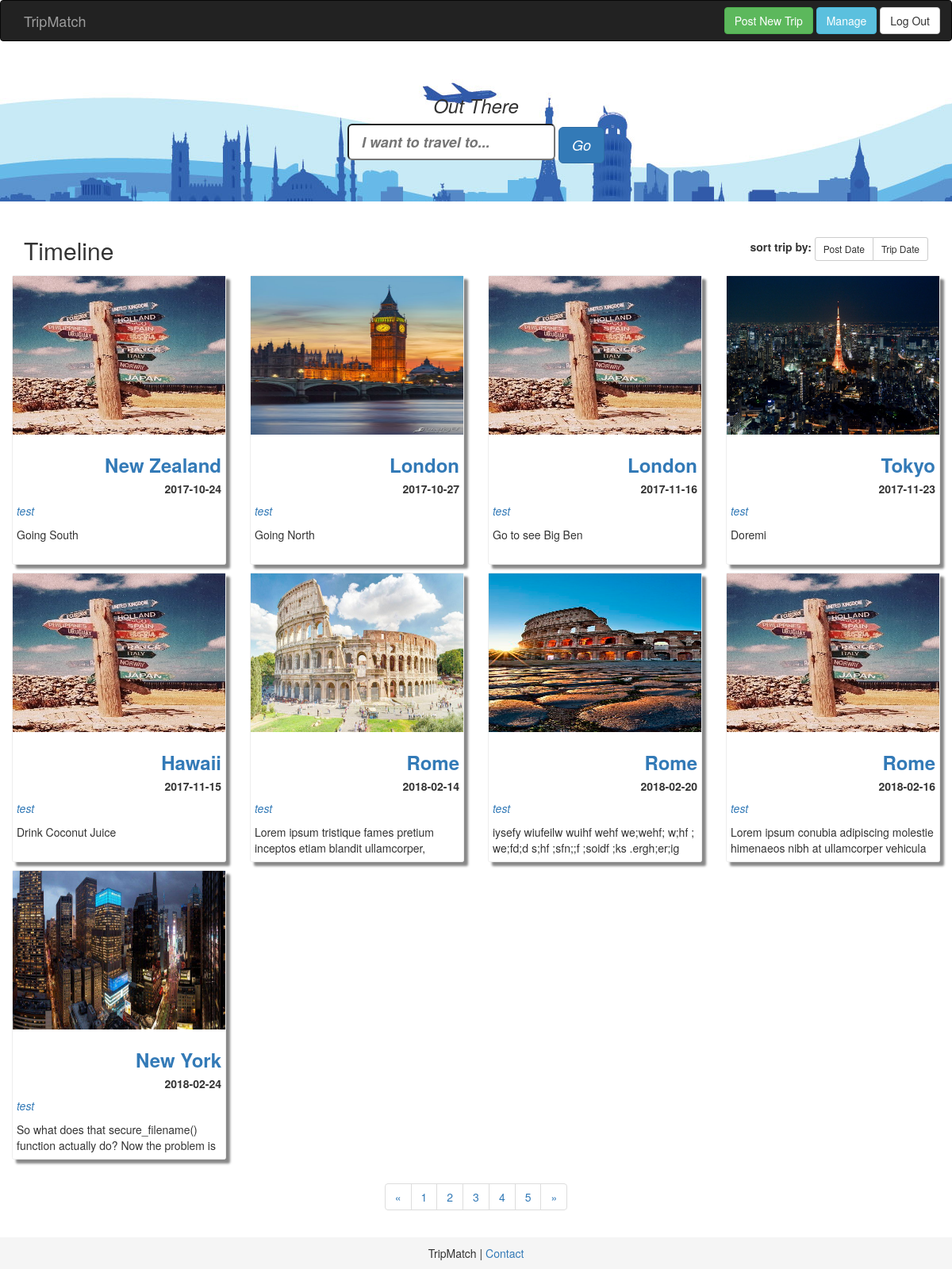
The page / (signed in) on the database its author committed.
### tripmatch/model/tripmatch_model.py (models this page shows, shortened)
class TripDetails(Base):
    __tablename__ = 'trip_details'
    id = Column(Integer, primary_key=True)
    user_id = Column(Integer, ForeignKey('users.id'))
    destination_id = Column(Integer, ForeignKey('destinations.id'))
    duration = Column(String, nullable=True)
    date_start = Column(String, nullable=False)
    companions = Column(Integer, nullable=False)
    city_takeoff = Column(String, nullable=True)
    expected_group_size = Column(Integer, nullable=True)
    notes = Column(String, nullable=True)
    date_create = Column(String, nullable=False)
    contact = Column(String, nullable=True)
    img_name = Column(String, nullable=True)
    users = relationship('Users', back_populates='trip_details')
    destinations = relationship('Destinations', back_populates='trip_details')
    waitinglist = relationship('Waitinglist', back_populates='trip_details')

class Destinations(Base):
    __tablename__ = 'destinations'
    id = Column(Integer, primary_key=True)
    destination = Column(String, nullable=False)
    trip_details = relationship('TripDetails', back_populates='destinations')

class Users(Base):
    __tablename__ = 'users'
    id = Column(Integer, primary_key=True)
    username = Column(String, nullable=False)
    email = Column(String, nullable=False)
    password = Column(String, nullable=False)
    trip_details = relationship('TripDetails', back_populates='users')
    waitinglist = relationship('Waitinglist', back_populates='users')
    user_dest_association_tbl = Table('usr_dest_as_tbl', Base.metadata,
                                      Column('user_id', Integer, ForeignKey('users.id')),
                                      Column('destination_id', Integer, ForeignKey('destinations.id'))
                                      )

### tripmatch/trip_server.py (the view)
@app.route('/')
def timeline():
    logger.debug('timeline function')
    if login_session.get('user_id', None):
        login_status = True
    else:
        login_status = False
    logger.debug('login_status: {0}'.format(login_status))
    db_session = Session()
    trips = db_session.query(TripDetails).all()
    return render_template('timeline.html', trips=trips, login_status=login_status)

### tripmatch/trip_server.py (called while the page is built)
@app.context_processor
def utility_processor():
    def calc_date_end(start_date, duration):
        return (datetime.strptime(start_date, '%Y-%m-%d') + timedelta(int(duration))).strftime('%Y-%m-%d')
    return dict(calc_date_end=calc_date_end)

### tripmatch/templates/timeline.html (shortened to what this page needs)
{% extends "layout.html" %}
{% block head %}
  <link rel="stylesheet" href="{{ url_for('static', filename='css/card.css') }}">
{% endblock %}
{% block body %}
  <div class="container cards-grid">
    <div class="row">
      <div class="sorting">
        <h2 style="display:inline">Timeline</h2>
        <span class="sort-card pull-right">
        <b>sort trip by:
        <div class="btn-group">
          <button class="sort-btn btn btn-default btn-sm">Post Date</button>
          <button class="sort-btn btn btn-default btn-sm">Trip Date</button>
        </div>
        </b>
        </span>
      </div>
      <div class="trip-card row">
        {% for trip in trips %}
          <div class="col-md-3 col-sm-3">
            <div class="card">
              {% if trip.img_name %}
                <img src="{{ url_for('static', filename='user_uploaded_photos/' + trip.img_name) }}" ,
                     alt='default' class="card-img-top">
              {% else %}
                <img src="{{ url_for('static', filename='dest_img/default_card_img.jpg') }}" , alt='default'
                     class="card-img-top">
              {% endif %}
              <div class="card-body">
                <h3 class="text-right">
                  <a href="{{ url_for('display_trip', trip_id=trip.id) }}">
                    <b>{{ trip.destinations.destination }}</b></a></h3>
                <h5 class="text-right"><b>{{ trip.date_start }}</b></h5>
                <p><a href=""><em>{{ trip.users.username }}</em></a></p>
                <p>{{ trip.notes }}</p>
              </div>
            </div>
          </div>
        {% endfor %}
      </div>
      <nav aria-label="Page navigation" style="text-align: center">
        <ul class="pagination">
          <li>
            <a href="#" aria-label="Previous">
              <span aria-hidden="true">&laquo;</span>
            </a>
          </li>
          <li><a href="#">1</a></li>
          <li><a href="#">2</a></li>
          <li><a href="#">3</a></li>
          <li><a href="#">4</a></li>
          <li><a href="#">5</a></li>
          <li>
            <a href="#" aria-label="Next">
              <span aria-hidden="true">&raquo;</span>
            </a>
          </li>
        </ul>
      </nav>
    </div>
  </div>
{% endblock %}

### tripmatch/static/css/style.css (style rules this page uses)
.sorting { padding: 15px; }

### tripmatch/static/css/card.css (style rules this page uses)
.card { position: relative; display: block; min-width: 0; max-width:100%; height: 365px; background-color: white; background-clip: border-box; border: 1px solid #eee; border-radius: 0.25rem; margin-bottom: 1rem; box-shadow: 5px 5px 3px #888888; }
.card-body { padding: 5px; height: 160px; overflow: hidden; }
.card-img-top { width: 100%; max-height: 200px; min-height: 200px; }

### rows shown on the page
TripDetails: destinations.destination "New Zealand", date_start "2017-10-24", users.username "test", notes "Going South"
TripDetails: img_name (picture), destinations.destination "London", date_start "2017-10-27", users.username "test", notes "Going North"
TripDetails: destinations.destination "London", date_start "2017-11-16", users.username "test", notes "Go to see Big Ben"
TripDetails: img_name (picture), destinations.destination "Tokyo", date_start "2017-11-23", users.username "test", notes "Doremi"
TripDetails: destinations.destination "Hawaii", date_start "2017-11-15", users.username "test", notes "Drink Coconut Juice"
TripDetails: img_name (picture), destinations.destination "Rome", date_start "2018-02-14", users.username "test", notes "Lorem ipsum tristique fames pretium inceptos etiam blandit ullamcorper,…"
TripDetails: img_name (picture), destinations.destination "Rome", date_start "2018-02-20", users.username "test", notes "iysefy wiufeilw wuihf wehf we;wehf; w;hf ; we;fd;d s;hf ;sfn;;f ;soidf ;ks .ergh;er;ig…"
TripDetails: destinations.destination "Rome", date_start "2018-02-16", users.username "test", notes "Lorem ipsum conubia adipiscing molestie himenaeos nibh at ullamcorper vehicula…"
TripDetails: img_name (picture), destinations.destination "New York", date_start "2018-02-24", users.username "test", notes "So what does that secure_filename() function actually do? Now the problem is…"
